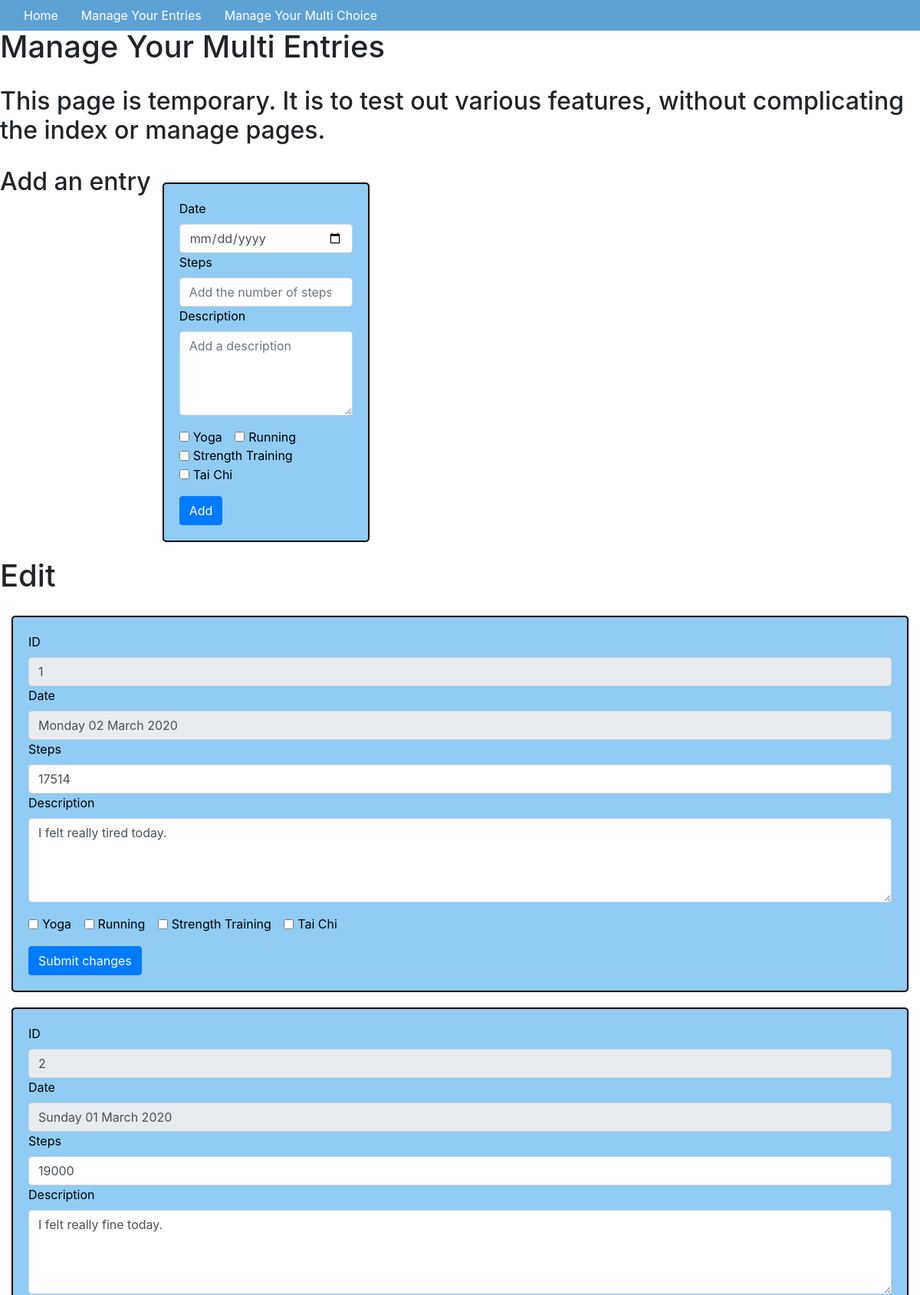
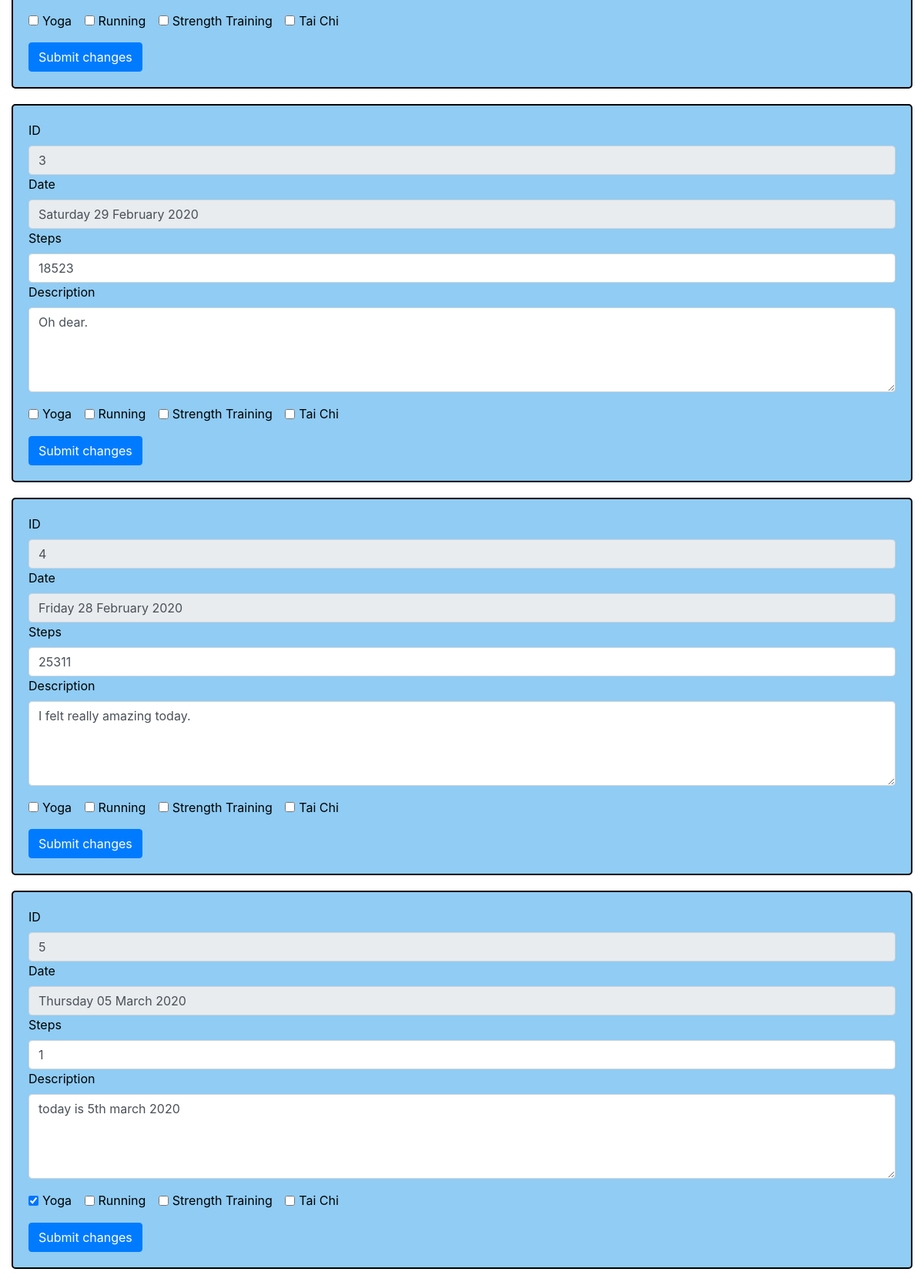
The app's page /multi (upper part) with its own data (2 pictures, top to bottom).
### app/models.py (models this page shows, shortened)
class JournalEntry(db.Model):
    id = db.Column(db.Integer, primary_key=True)
    date = db.Column(db.Date, default=datetime.datetime.now(), unique=True, index=True)
    steps = db.Column(db.Integer)
    description = db.Column(db.Text())
    yoga = db.Column(db.Boolean, default=False)
    running = db.Column(db.Boolean, default=False)
    strength_training = db.Column(db.Boolean, default=False)
    tai_chi = db.Column(db.Boolean, default=False)
    user_id = db.Column(db.Integer, db.ForeignKey('user.id'))
    def show_pretty_date(self):
        entry_date = self.date.strftime("%A %d %B %Y")
        return entry_date

### app/routes.py (the view)
@app.route('/multi')
def multi_entries():
    entries = JournalEntry.query.all()
    return render_template('multi.html', title="Manage Your Multi Entries", entries=entries)

### app/templates/multi.html (shortened to what this page needs)
{% extends "base.html" %} {% block content %}
<div class='container-fluid'>
    <div class="row">
        <h1>{{title}}</h1>
    </div>
    <div class="row">
        <h2>This page is temporary. It is to test out various features, without complicating the index or manage pages.
        </h2>
    </div>
    <div class="row">
        <h2>Add an entry</h2>
        <div class="col-sm-3 add-form">
            <form action="/multi" method="POST">
                <div class="form-group">
                    <label for="date">Date</label>
                    <input type="date" class="form-control" name="date" id="date">
                    <label for="steps">Steps</label>
                    <input type="number" class="form-control" name="steps" id="steps" placeholder="Add the number of steps">
                    <label for="description">Description</label>
                    <textarea class="form-control" name="description" id="description" rows=4 placeholder="Add a description" required></textarea>
                </div>
                <div class="form-group">
                    <div class="form-check form-check-inline">
                        <input class="form-check-input" type="checkbox" name="yoga" id="yoga" value="yoga">
                        <label class="form-check-label" for="yoga">Yoga</label>
                    </div>
                    <div class="form-check form-check-inline">
                        <input class="form-check-input" type="checkbox" name="running" id="running" value="running">
                        <label class="form-check-label" for="running">Running</label>
                    </div>
                    <div class="form-check form-check-inline">
                        <input class="form-check-input" type="checkbox" name="strength_training" id="strength_training" value="strength_training">
                        <label class="form-check-label" for="strength_training">Strength Training</label>
                    </div>
                    <div class="form-check form-check-inline">
                        <input class="form-check-input" type="checkbox" name="tai_chi" id="tai_chi" value="tai_chi">
                        <label class="form-check-label" for="tai_chi">Tai Chi</label>
                    </div>
                </div>
                <button type="submit" class="btn btn-primary" value="Add">Add</button>
            </form>
        </div>
    </div>
    <div class="row">
        <h1>Edit</h1>
    </div>
    {% for entry in entries %}
    <form method="POST" action="/multi/{{entry.id}}/edit">
        <div class="form-group">
            <label for="id">ID</label>
            <input class="form-control" type="text" value="{{entry.id}}" name="entry_id" readonly>
            <label for="date">Date</label>
            <input class="form-control" type="text" value="{{entry.show_pretty_date()}}" name="entry_date" readonly>
            <label for="steps">Steps</label>
            <input class="form-control" value="{{entry.steps}}" name="new_steps" placeholder={{entry.steps}}>
            <label for="description">Description</label>
            <textarea class="form-control" value="{{entry.description}}" name="new_description" rows="4">{{entry.description}}</textarea>
        </div>
        <div class="form-group">
            <div class="form-check form-check-inline">
                <input class="form-check-input" type="checkbox" name="yoga" id="yoga" value="{{entry.yoga}}" {% if entry.yoga %} checked {% endif %}>
                <label class="form-check-label" for="yoga">Yoga</label>
            </div>
            <div class="form-check form-check-inline">
                <input class="form-check-input" type="checkbox" name="running" id="running" value="{{entry.running}}" {% if entry.running %} checked {% endif %}>
                <label class="form-check-label" for="running">Running</label>
            </div>
            <div class="form-check form-check-inline">
                <input class="form-check-input" type="checkbox" name="strength_training" id="strength_training" value="{{entry.strength_training}}" {% if entry.strength_training %} checked {% endif %}>
                <label class="form-check-label" for="strength_training">Strength Training</label>
            </div>
            <div class="form-check form-check-inline">
                <input class="form-check-input" type="checkbox" name="tai_chi" id="tai_chi" value="{{entry.tai_chi}}" {% if entry.tai_chi %} checked {% endif %}>
                <label class="form-check-label" for="tai_chi">Tai Chi</label>
            </div>
        </div>
        <button type="submit" class="btn btn-primary" value="Edit ">Submit changes</button>
    </form>
    {% endfor %}
</div>
{% endblock %}

### app/static/css/styles.css (style rules this page uses)
.row { margin: 20px; }
form { background-color: #90CCF4; padding: 20px; margin-top: 20px; border: solid black 2px; border-radius: 5px; }
input, textarea { padding: 10px }
label { color: black }

### records on screen
JournalEntry: entry_id "1", entry_date "Monday 02 March 2020", new_steps "17514", new_description "I felt really tired today."
JournalEntry: entry_id "2", entry_date "Sunday 01 March 2020", new_steps "19000", new_description "I felt really fine today."
JournalEntry: entry_id "3", entry_date "Saturday 29 February 2020", new_steps "18523", new_description "Oh dear."
JournalEntry: entry_id "4", entry_date "Friday 28 February 2020", new_steps "25311", new_description "I felt really amazing today."
JournalEntry: entry_id "5", entry_date "Thursday 05 March 2020", new_steps "1", new_description "today is 5th march 2020", yoga "☑"

### other values on screen
{{ title }} "Manage Your Multi Entries"
